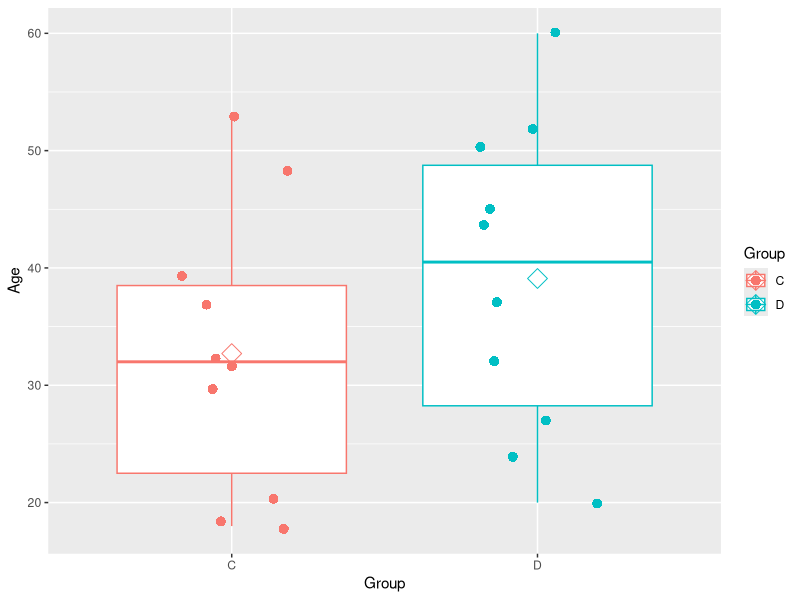

Source code (R): (Note: this script raises an error after producing the figure.)
library(ggplot2)

v1 <- c(rep("C", 10), rep("D",10))
v1
v2 <- c(runif(20,min=15, max = 65))
v2 <- round(v2)
v2
df <- data.frame(v1,v2)
colnames(df) <- c("Group","Age")
df
Plot <- ggplot(df, aes(x=Group, y = Age, color = Group)) + geom_boxplot() + geom_jitter(shape=16, size= 3, position=position_jitter(0.2)) + stat_summary(fun=mean, geom="point", shape=23, size=5)
PlotPlot
